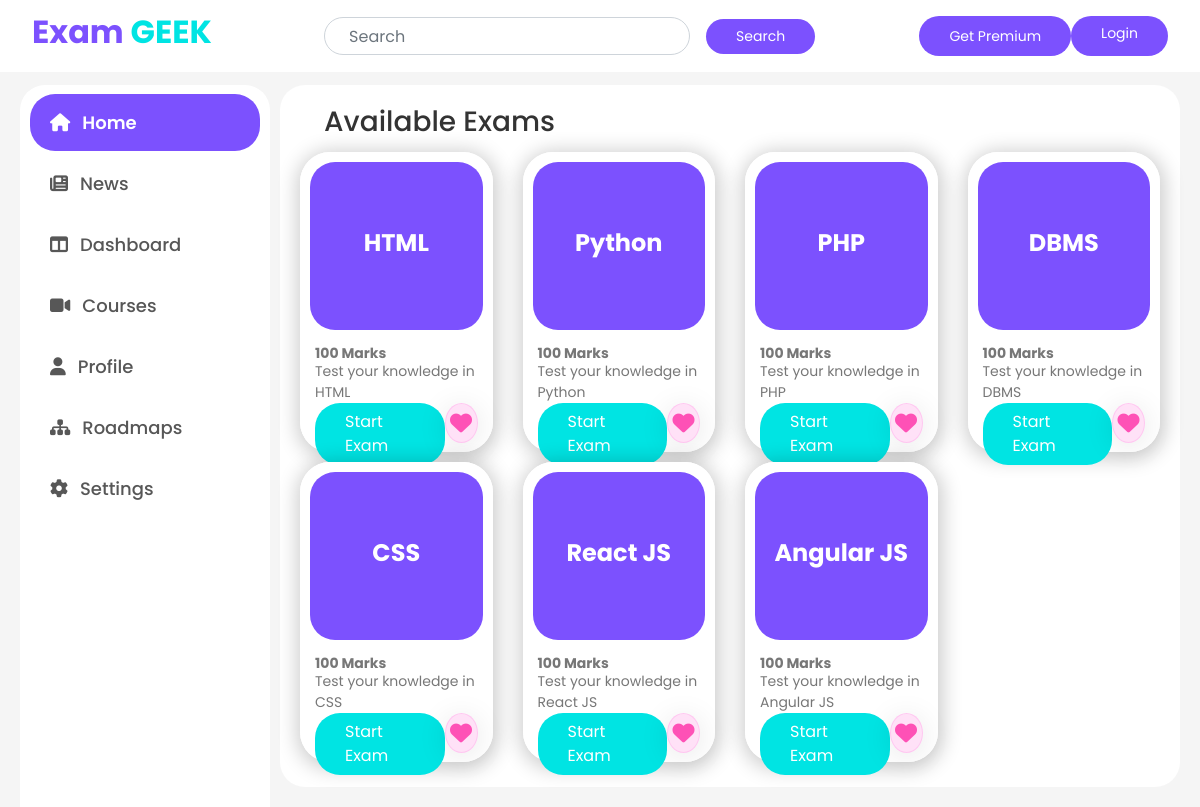
The page / on the database its author committed.
### examapp/models.py (models this page shows, shortened)
class Exam(models.Model):
    title = models.CharField(max_length=200)
    description = models.TextField()

### examapp/views.py (the view)
# urls.py: path('', views.home, name='home'),
def home(request):
    if request.method == 'POST' and 'query' in request.POST:
        query = request.POST.get('query')
        exams = Exam.objects.filter(
            Q(title__icontains=query) | Q(description__icontains=query)
        )
    else:
        exams = Exam.objects.all()
    return render(request, 'examapp/home.html', {'exams': exams})

### examapp/templatetags/custom_filters.py (called while the page is built)
@register.filter(name='removespaces')
def removespaces(value):
    return value.replace(' ', '')

### examapp/templates/examapp/home.html (shortened to what this page needs)
{% extends 'base.html' %}
{% load custom_filters %}
{% block content %}
    {% include 'sidebar.html' %}
    <div class="content">
        <h3 class="text-left theme-heading mx-4">Available Exams</h3>
        <div class="row">
            {% for exam in exams %}
            <div class="col-md-3 d-flex justify-content-center">
                <div class="card ">
                    <div class="card-body">
                        <div class="purple-title">
                            <h5 class="card-title">{{ exam.title }}</h5>
                        </div>
                        <div class="card-content d-flex flex-column justify-content-between">
                            <div>
                                <h6 class="card-text bold-700 my-0">100 Marks</h6>
                                <p class="card-text my-0">Test your knowledge in {{ exam.title }}</p>
                            </div>
                            <div class="d-flex justify-content-between">
                                <a href="{% url 'exam' exam.id %}" class="btn-theme-secondary text-white ">Start Exam</a>
                                <span class="bookmark"><i class="fa-solid fa-heart"></i></span>
                            </div>
                        </div>
                    </div>
                </div>
            </div>
            {% endfor %}
        </div>
    </div>
{% endblock %}

### examapp/templates/base.html (style rules this page uses)
body { font-family: 'Poppins', sans-serif; background-color: #e1e1e1; }
.btn-theme-secondary { background: #00e4e3; border-radius: 25px; padding: 7px 30px; border: none; outline: none; text-decoration: none; color: white; }
.theme-heading { color: #333333; }
.bold-700 { font-weight: 700; }

### examapp/templates/examapp/home.html (style rules this page uses)
body { background-color: #f5f5f5; color: #4b0082; }
.card { width: 300px; height: 300px; box-shadow: 1px 3px 20px 4px rgba(0, 0, 0, 0.2); border: none; border-radius: 30px; margin: 5px 0px; }
.card-body { display: flex; flex-direction: column; justify-content: space-between; background-color: white; border-radius: 30px; padding: 10px; }
.card-title { font-size: 24px; font-weight: bold; }
.card-text { font-size: 14px; color: #777; }
.purple-title { background: #7c51fe; color: #fff; width: 100%; height: 60%; display: flex; flex-direction: column; align-items: center; justify-content: center; gap: 8px; border-radius: 25px; }
.card-content { height: 40%; padding: 15px 5px 0px 5px; }
.bookmark { display: flex; height: 40px; width: 40px; font-size: 22px; justify-content: center; align-items: center; background: rgba(255, 106, 213, 0.2); border-radius: 16px; box-shadow: 0 4px 30px rgba(0, 0, 0, 0.1); backdrop-filter: blur(9.9px); -webkit-backdrop-filter: blur(9.9px); border: 1px solid rgba(255, 106, 215, 0.21); border-radius: 50%; cursor: pointer; color: #fe51b6; }

### examapp/templates/sidebar.html (style rules this page uses)
.content { margin-top: 15px; margin-left: 260px; padding: 20px; background-color: #fff; border-radius: 25px; }

### rows shown on the page
Exam: title "HTML"
Exam: title "Python"
Exam: title "PHP"
Exam: title "DBMS"
Exam: title "CSS"
Exam: title "React JS"
Exam: title "Angular JS"
